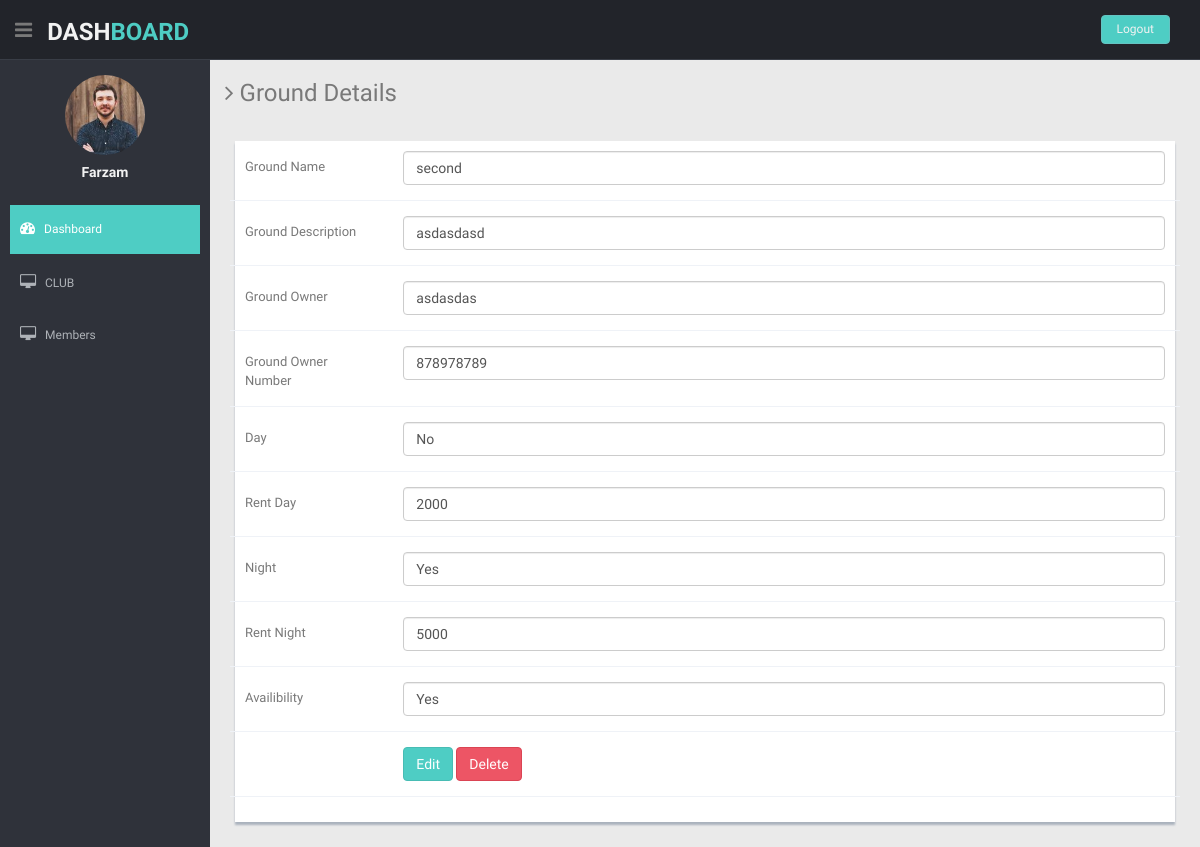
/Dashboard/clubGroundForm.php?ground_code=17&stat=Edit (signed in), run on the app's committed database.
### tables this page shows
CREATE TABLE `grounds` (
  `ground_code` int(11) NOT NULL,
  `ground_name` varchar(100) NOT NULL,
  `ground_des` varchar(250) NOT NULL,
  `club_code` int(11) NOT NULL,
  `ground_owner` varchar(50) NOT NULL,
  `ground_owner_num` varchar(11) NOT NULL,
  `rent_day` varchar(5) DEFAULT NULL,
  `rent_night` varchar(5) DEFAULT NULL,
  `Day` int(11) NOT NULL,
  `Night` int(11) NOT NULL,
  `available` varchar(10) NOT NULL
);

### Dashboard/clubGroundForm.php (the view, shortened to what this page needs)
<?php include 'connection.php';
    if(isset($_GET['ground_code'])){
        $ground_code = $_GET['ground_code'];
        $q = "SELECT * FROM `grounds` WHERE `ground_code`='$ground_code'";
        $r = mysqli_query($conn,$q);
        $val = mysqli_fetch_assoc($r);
    }else {
        header('location:clubGround.php?error=Please select a Ground to edit');
    }
?>
<!DOCTYPE html>
<html lang="en">
<head>
  <link href="lib/bootstrap/css/bootstrap.min.css" rel="stylesheet">
  <link href="lib/font-awesome/css/font-awesome.css" rel="stylesheet" />
  <link rel="stylesheet" type="text/css" href="css/zabuto_calendar.css">
  <link rel="stylesheet" type="text/css" href="lib/gritter/css/jquery.gritter.css" />
  <link href="css/style.css" rel="stylesheet">
  <link href="css/style-responsive.css" rel="stylesheet">
</head>
<body>
  <section id="container">
        <?php include 'header.php'; ?>
   <section id="main-content">
      <section class="wrapper">
        <h3><i class="fa fa-angle-right"></i> Ground Details</h3>
        <div class="row mt">
          <div class="col-lg-12">
            <div class="form-panel">
              <div class="form">
                <form class="cmxform form-horizontal style-form" id="signupForm" method="POST" action="clubGroundEdit&Delete.php">
                  <div class="form-group ">
                    <label for="groundname" class="control-label col-lg-2">Ground Name</label>
                    <div class="col-lg-10">
                      <input class=" form-control" id="groundname" name="groundname" type="text" value="<?php echo $val['ground_name'] ?>" />
                    </div>
                  </div>
                  <div class="form-group ">
                    <label for="grounddes" class="control-label col-lg-2">Ground Description</label>
                    <div class="col-lg-10">
                      <input class=" form-control" id="grounddes" name="grounddes" type="text" value="<?php echo $val['ground_des'] ?>" />
                    </div>
                  </div>
                  <div class="form-group ">
                    <label for="groundowner" class="control-label col-lg-2">Ground Owner</label>
                    <div class="col-lg-10">
                      <input class="form-control " id="groundowner" name="groundowner" type="text" value="<?php echo $val['ground_owner'] ?>" />
                    </div>
                  </div>
                  <div class="form-group ">
                    <label for="grondownernumber" class="control-label col-lg-2">Ground Owner Number</label>
                    <div class="col-lg-10">
                      <input class="form-control " id="grondownernumber" name="grondownernumber" type="number" value="<?php echo $val['ground_owner_num'] ?>" />
                    </div>
                  </div>
                  <div class="form-group ">
                    <label for="rent_day" class="control-label col-lg-2">Day</label>
                    <div class="col-lg-10">
                      <input class="form-control " id="rent_day" name="rent_day" type="text" value="<?php echo $val['rent_day'] ?>" />
                    </div>
                  </div>
                  <div class="form-group ">
                    <label for="Day" class="control-label col-lg-2">Rent Day</label>
                    <div class="col-lg-10">
                      <input class="form-control " id="Day" name="Day" type="number" value="<?php echo $val['Day'] ?>" />
                    </div>
                  </div>
                  <div class="form-group ">
                    <label for="rent_night" class="control-label col-lg-2">Night</label>
                    <div class="col-lg-10">
                      <input class="form-control " id="rent_night" name="rent_night" type="text" value="<?php echo $val['rent_night'] ?>" />
                    </div>
                  </div>
                  <div class="form-group ">
                    <label for="Night" class="control-label col-lg-2">Rent Night</label>
                    <div class="col-lg-10">
                      <input class="form-control " id="Night" name="Night" type="number" value="<?php echo $val['Night'] ?>" />
                    </div>
                  </div>
                  <div class="form-group ">
                    <label for="available" class="control-label col-lg-2">Availibility</label>
                    <div class="col-lg-10">
                      <input class="form-control " id="available" name="available" type="text" value="<?php echo $val['available'] ?>" />
                    </div>
                  </div>
                  <div class="form-group">
                    <div class="col-lg-offset-2 col-lg-10">
                      <button class="btn btn-theme" type="submit" name="Edit">Edit</button>
                      <button class="btn btn-theme04" type="submit" name="Delete">Delete</button>
                    </div>
                  </div>
                </form>
              </div>
            </div>
          </div>
        </div>
      </section>
    </section>
  </section>
</body>
</html>

### Dashboard/css/style.css (style rules this page uses)
body { color: #797979; background: #eaeaea; font-family: 'Ruda', sans-serif; padding: 0px !important; margin: 0px !important; font-size:13px; }
#container { width: 100%; height: 100%; }
.btn-theme { color: #fff; background-color: #4ECDC4; border-color: #48bcb4; }
.btn-theme04 { color: #fff; background-color: #ed5565; border-color: #da4453; }
.mt { margin-top: 25px; }
#main-content { margin-left: 210px; }
.wrapper { display: inline-block; margin-top: 60px; padding-left: 15px; padding-right: 15px; padding-bottom: 15px; padding-top: 0px; width: 100%; }
.form-panel { background: #ffffff; margin: 10px; padding: 10px; box-shadow: 0px 3px 2px #aab2bd; text-align: left; }
label { font-weight: 400; }
.form-horizontal.style-form .form-group { border-bottom: 1px solid #eff2f7; padding-bottom: 15px; margin-bottom: 15px; }
@media (min-width: 768px) { .form-horizontal .control-label { text-align: left; } }

### data on the page
grounds: groundname "second", grounddes "asdasdasd", groundowner "asdasdas", grondownernumber "878978789", rent_day "No", Day "2000", rent_night "Yes", Night "5000", available "Yes"

### other printed values
$_SESSION['name'] "Farzam"
